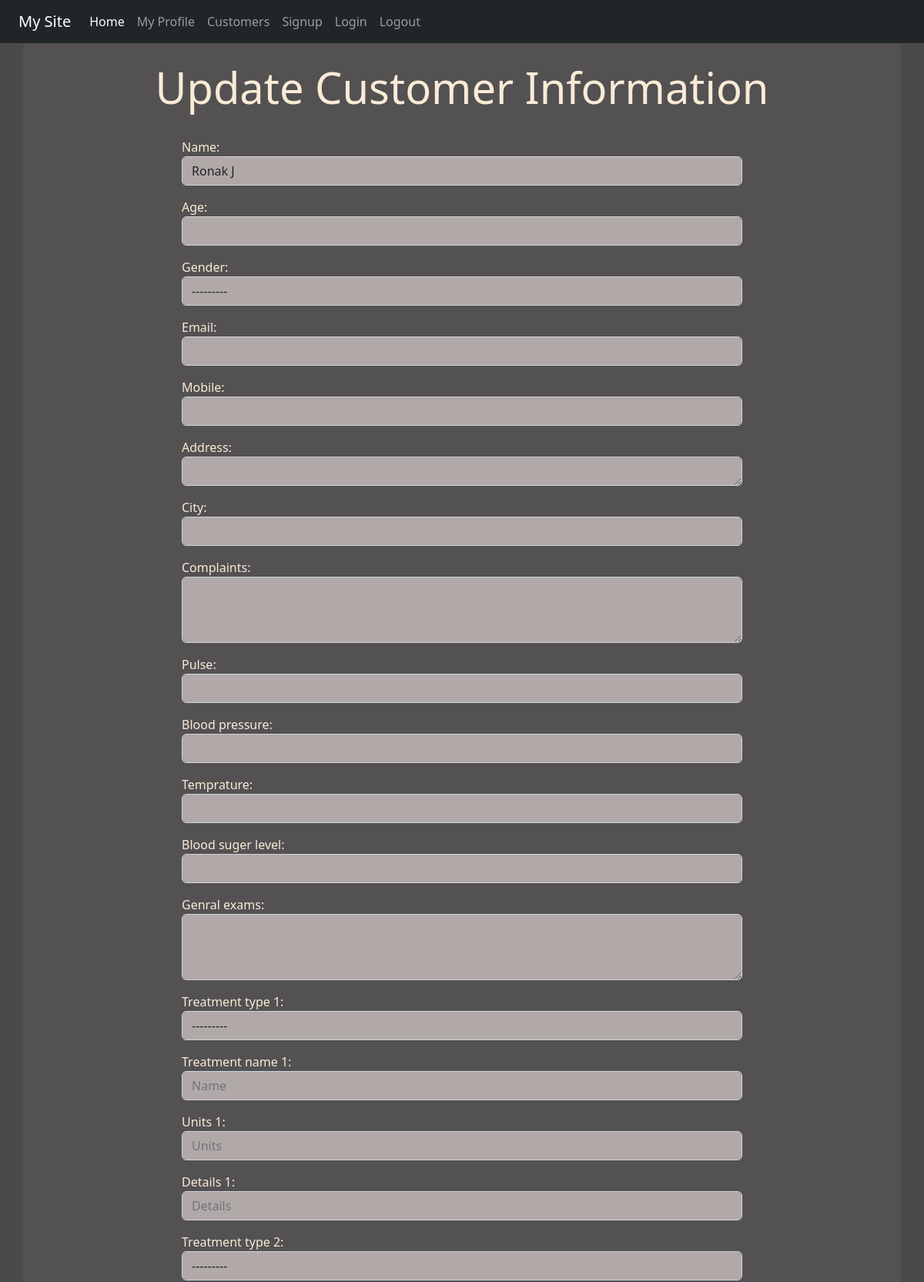
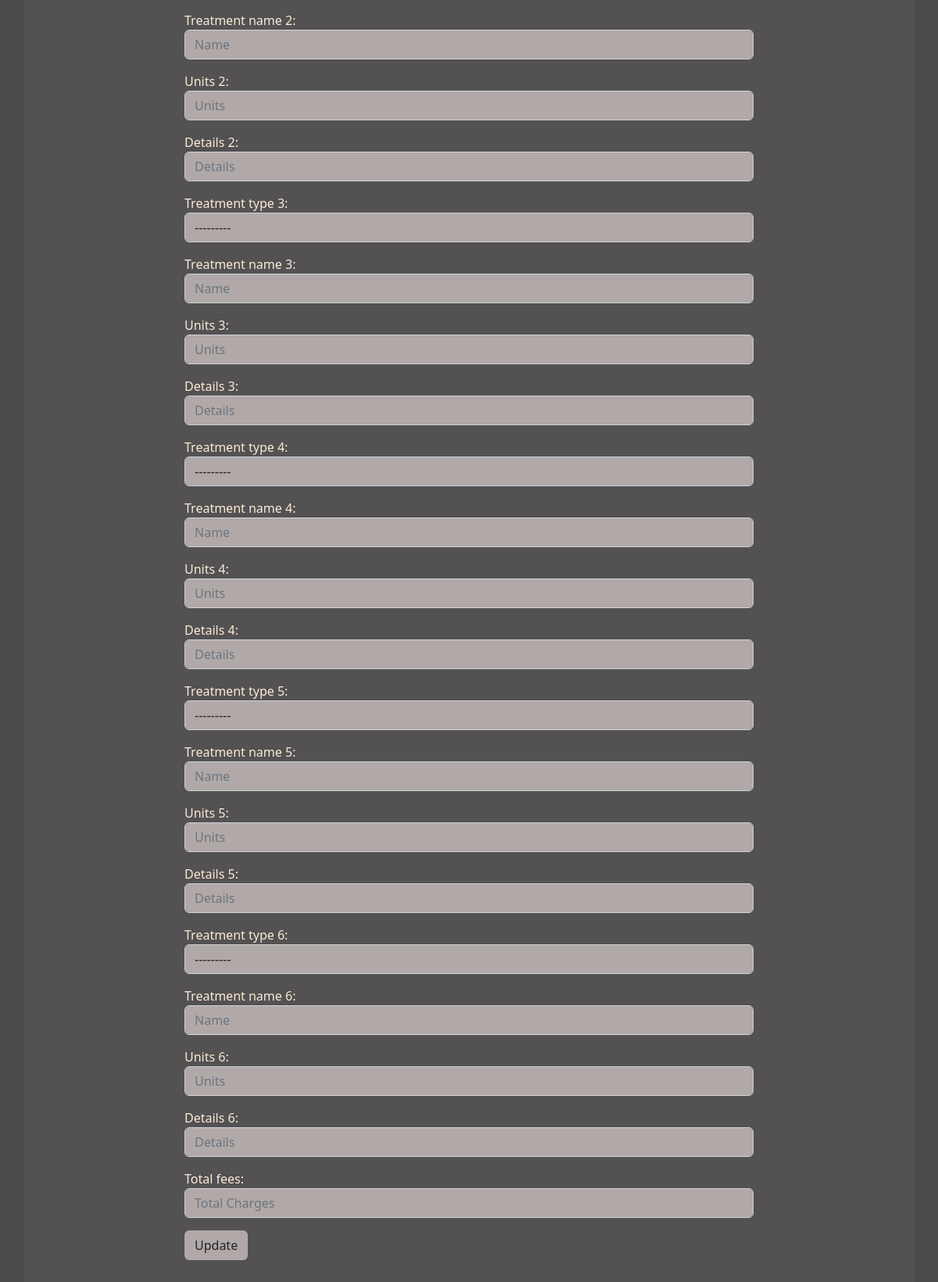
The page /viewdata/8 (signed in) on the database its author committed (2 pictures, top to bottom).
### reg/models.py (models this page shows, shortened)
class Customer(models.Model):
    Treatment_Choices = (
        ('Injection','Injection'),('Medicines/Capsules','Medicines/Capsules'),('Syrup' , 'Syrup'),('Tube','Tube')
        )
    GENDER_CHOICES = (
        ('M', 'Male'),
        ('F', 'Female'),
        ('T', 'Transgender')
    )
    created_at = models.DateField(auto_now_add=True, null=True)
    name = models.CharField(max_length=25,blank=True,null=True)
    age = models.IntegerField(blank=True,null=True)
    gender = models.CharField(max_length=1, choices=GENDER_CHOICES,blank=True,null=True)
    email = models.EmailField(max_length=25,blank=True,null=True)
    mobile = models.IntegerField(blank=True,null=True)
    address = models.CharField(max_length=100,blank=True,null=True)
    city = models.CharField(max_length=10,blank=True,null=True)
    complaints = models.CharField(max_length=100,blank=True,null=True)
    pulse = models.CharField(max_length=10,blank=True,null=True)
    blood_pressure = models.CharField(max_length=10,blank=True,null=True)
    temprature = models.CharField(max_length=10,blank=True,null=True)
    blood_suger_level = models.CharField(max_length=10,blank=True,null=True)
    genral_exams = models.CharField(max_length=100,null=True,blank=True)
    treatment_type_1 = models.CharField(max_length=100, choices=Treatment_Choices,blank=True,null=True)
    treatment_name_1 = models.CharField(max_length=100,blank=True,null=True)
    units_1 = models.IntegerField(blank=True,null=True)
    details_1 = models.CharField(max_length=90,blank=True,null=True)
    treatment_type_2 = models.CharField(max_length=100, choices=Treatment_Choices,blank=True,null=True)
    treatment_name_2 = models.CharField(max_length=100,blank=True)
    units_2 = models.IntegerField(blank=True,null=True)
    details_2 = models.CharField(max_length=90,blank=True)
    treatment_type_3 = models.CharField(max_length=100, choices=Treatment_Choices,blank=True,null=True)
    treatment_name_3 = models.CharField(max_length=100,blank=True,null=True)
    units_3 = models.IntegerField(blank=True,null=True)
    details_3 = models.CharField(max_length=90,blank=True,null=True)
    treatment_type_4 = models.CharField(max_length=100, choices=Treatment_Choices,blank=True,null=True)
    treatment_name_4 = models.CharField(max_length=100,blank=True,null=True)
    units_4 = models.IntegerField(blank=True,null=True)
    details_4 = models.CharField(max_length=90,blank=True)
    treatment_type_5 = models.CharField(max_length=100, choices=Treatment_Choices,blank=True,null=True)
    treatment_name_5 = models.CharField(max_length=100,blank=True,null=True)
    units_5 = models.IntegerField(blank=True,null=True)
    details_5 = models.CharField(max_length=90,blank=True,null=True)
    treatment_type_6 = models.CharField(max_length=100, choices=Treatment_Choices,blank=True,null=True)
    treatment_name_6 = models.CharField(max_length=100,blank=True,null=True)
    units_6 = models.IntegerField(blank=True,null=True)
    details_6 = models.CharField(max_length=90,blank=True,null=True)
    total_fees = models.PositiveIntegerField(blank=True, null=True)
    class Meta:
        ordering = ['name']

### reg/views.py (the view)
# urls.py: path('viewdata/<int:id>', views.View_data, name='viewdata'),
def View_data(request,id):
    if request.user.is_authenticated:
        pi = Customer.objects.get(pk=id)
        fmm = CustomerReg(instance=pi)
        return render(request, 'reg/updatecustomer.html',{'formm':fmm, 'id':id})
    else:
        return HttpResponseRedirect('/login/')

### reg/templates/reg/updatecustomer.html (shortened to what this page needs)
{% extends 'reg/base.html' %}
{% block content %}
<div class="jumbotron jumbotron-fluid jumbo-color">
    <div class="container">
        <br>
        <h1 class="text-center display-4 font-weight-bold">Update Customer Information </h1>
        <br>
        <div class="col-sm-8 offset-2">
            <form action="{% url 'updatedata' id %}" method="POST">
                {{formm.as_p}}
                <input type="submit" class="btn btnnn" value="Update">
            </form>
            <br>
            <br>
        </div>
    </div>
</div>
    {% endblock content %}

### reg/static/reg/css/style.css (style rules this page uses)
body { background-color:rgb(75,74,74); color: antiquewhite; }
.jumbo-color { background-color:rgb(83,81,82); }
.form-control { background-color: rgb(177, 168, 168); }
.btnnn { background-color: rgb(177, 168, 168) }

### rows shown on the page
Customer: name "Ronak J", gender "---------", treatment_type_1 "---------", treatment_type_2 "---------", treatment_type_3 "---------", treatment_type_4 "---------", treatment_type_5 "---------", treatment_type_6 "---------"
